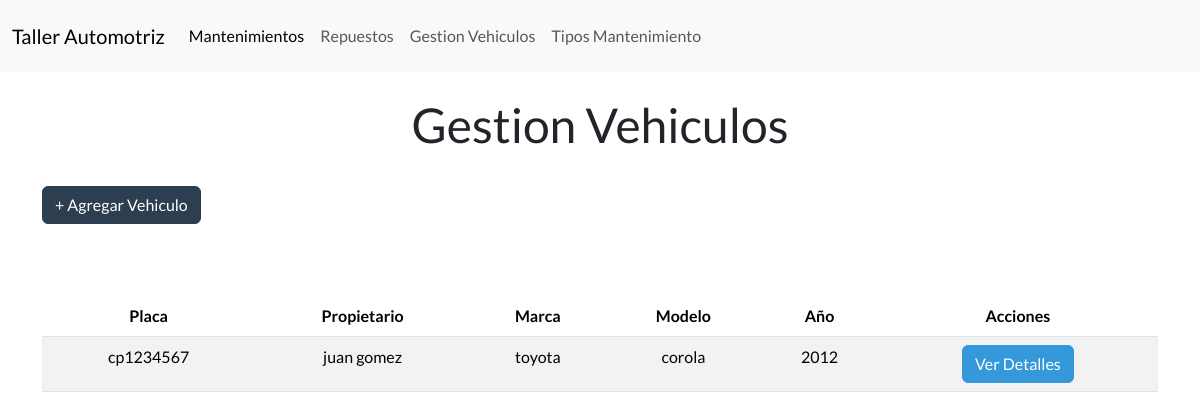
The app's page /gestion_vehiculos/, older data.
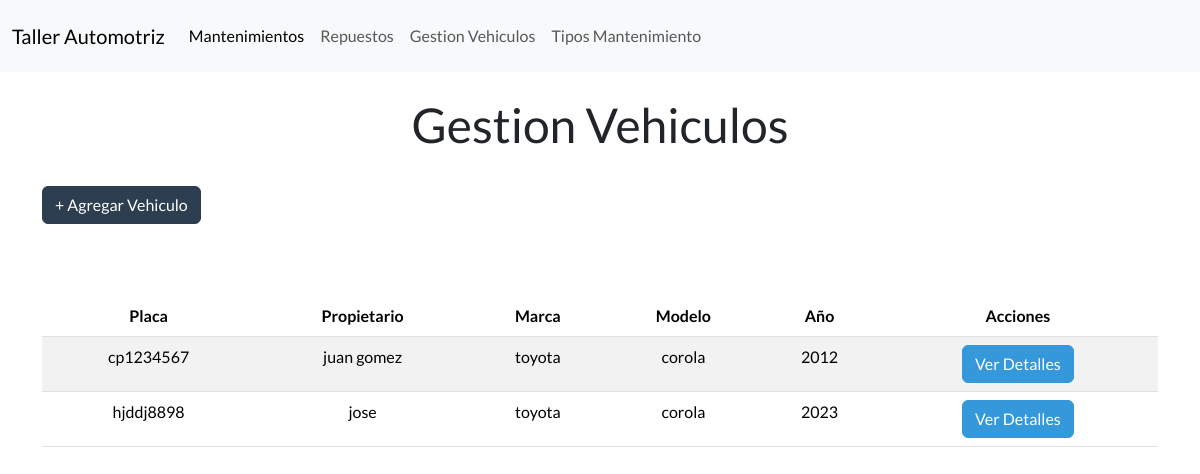
The same page, newer data.
### Aplicaciones/Taller/models.py (models this page shows, shortened)
class Vehiculo(models.Model): # * Modelo para representar un vehículo
    id = models.AutoField(primary_key=True)  # ~ Campo autoincremental
    placa_vehiculo = models.CharField(max_length=9, unique=True, blank=True)  #~ Visible al usuario
    nombre_propietario = models.CharField(max_length=100)
    marca = models.CharField(max_length=50)
    modelo = models.CharField(max_length=50)
    anio = models.PositiveIntegerField() # ~ tipo de dato para años (enteros positivos)

### Aplicaciones/Taller/views.py (the view)
# urls.py: path('gestion_vehiculos/', views.gestion_vehiculos, name="gestion_vehiculos"),  # * Mapea la URL 'gestion_vehiculos/' a la vista gestion_vehiculos
def gestion_vehiculos(request):
    gestionvehiculos = Vehiculo.objects.all()   # * Recibe todos los vehículos de la base de datos para la gestión de vehículos
    """
     * Render the vehicle management page.
    """
    return render(request, 'gestion_vehiculos.html', {'gestion_vehiculos': gestionvehiculos})  # * Renderiza la plantilla 'gestion_vehiculos.html'

### Aplicaciones/Taller/templates/gestion_vehiculos.html (shortened to what this page needs)
{% extends "plantilla.html" %}{% load static %}
{% block content %}
    <div class="container">
        <h1 class="text-center mt-4">Gestion Vehiculos</h1>
        <button type="button" class="btn btn-primary mt-4 mb-4" data-bs-toggle="modal" data-bs-target="#exampleModal">
            + Agregar Vehiculo
        </button>
        <br>
        {% if gestion_vehiculos %}
        <div class="table-responsive" mt-4>
            {% if gestion_vehiculos %}
            <table class="table table-striped table-hover text-center mt-5" id="tabla-repuestos">
                <thead>
                    <tr>
                        <th>Placa</th>
                        <th>Propietario</th>
                        <th>Marca</th>
                        <th>Modelo</th>
                        <th>Año</th>
                        <th>Acciones</th>
                    </tr>
                </thead>
                <tbody>
                    {% for vehiculo in gestion_vehiculos %}
                    <tr>
                        <td>{{ vehiculo.placa_vehiculo }}</td>
                        <td>{{ vehiculo.nombre_propietario }}</td>
                        <td>{{ vehiculo.marca }}</td>
                        <td>{{ vehiculo.modelo }}</td>
                        <td>{{ vehiculo.anio }}</td>
                        <td>
                            <a href="{% url 'detalle_vehiculo' vehiculo.id %}" class="btn btn-info">Ver Detalles</a>
                        </td>
                    </tr>
                    {% endfor %}
                </tbody>
            </table>
            {% else %}
            <div class="alert alert-info text-center mt-4" role="alert">
                No hay Vehiculos disponibles en este momento.
            </div>
            {% endif %}
    {% else %}
        <div class="alert alert-warning text-center mt-4" role="alert">
            No se encontraron Vehiculos Registrados.
        </div>
    {% endif %}
{% endblock %}

Row changes from the older to the newer data that the page shows:
added Vehiculo: placa_vehiculo "hjddj8898", nombre_propietario "jose", marca "toyota", modelo "corola", anio "2023"
